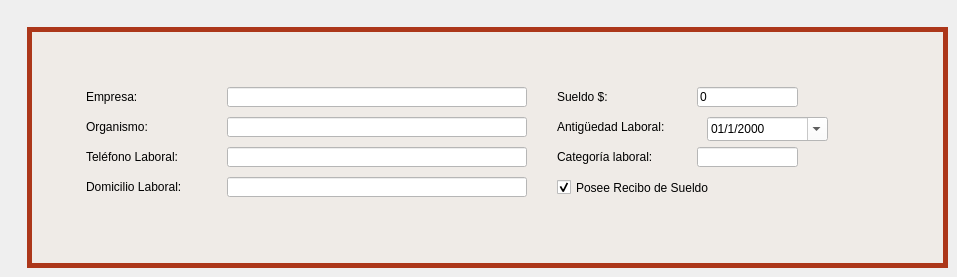
     <widget class="QWidget" name="tab_5">
      <attribute name="icon">
       <iconset>
        <normalon>Íconos/hombre-en-el-escritorio-de-la-oficina-con-un-ordenador.png</normalon>
       </iconset>
      </attribute>
      <attribute name="title">
       <string>Datos laborales</string>
      </attribute>
      <widget class="QGroupBox" name="groupBox_2">
       <property name="geometry">
        <rect>
         <x>27</x>
         <y>27</y>
         <width>921</width>
         <height>241</height>
        </rect>
       </property>
       <property name="styleSheet">
        <string notr="true">QGroupBox{
background-color: rgb(239, 235, 231);
border-style: solid;
border-width: 5px;
border-color: rgb(172, 55, 26);
}

QLabel{
background-color: rgb(239, 235, 231);
}

QLineEdit{
background-color: rgb(255, 255, 255);
}

QTextEdit{
background-color: rgb(255, 255, 255);
}

QComboBox{
background-color: rgb(255, 255, 255);
}

QDateEdit{
background-color: rgb(255, 255, 255);
}

</string>
       </property>
       <property name="title">
        <string/>
       </property>
       <widget class="QLineEdit" name="lne_organismo">
        <property name="geometry">
         <rect>
          <x>200</x>
          <y>90</y>
          <width>300</width>
          <height>20</height>
         </rect>
        </property>
        <property name="text">
         <string/>
        </property>
       </widget>
       <widget class="QLineEdit" name="lne_sueldo">
        <property name="geometry">
         <rect>
          <x>670</x>
          <y>60</y>
          <width>101</width>
          <height>20</height>
         </rect>
        </property>
        <property name="text">
         <string>0</string>
        </property>
       </widget>
       <widget class="QLineEdit" name="lne_categoria">
        <property name="geometry">
         <rect>
          <x>670</x>
          <y>120</y>
          <width>101</width>
          <height>20</height>
         </rect>
        </property>
        <property name="text">
         <string/>
        </property>
       </widget>
       <widget class="QLineEdit" name="lne_telefono_laboral">
        <property name="geometry">
         <rect>
          <x>200</x>
          <y>120</y>
          <width>300</width>
          <height>20</height>
         </rect>
        </property>
        <property name="text">
         <string/>
        </property>
       </widget>
       <widget class="QLineEdit" name="lne_ocupacion">
        <property name="geometry">
         <rect>
          <x>200</x>
          <y>60</y>
          <width>300</width>
          <height>20</height>
         </rect>
        </property>
        <property name="text">
         <string/>
        </property>
       </widget>
       <widget class="QLabel" name="label_18">
        <property name="geometry">
         <rect>
          <x>530</x>
          <y>90</y>
          <width>131</width>
          <height>20</height>
         </rect>
        </property>
        <property name="text">
         <string>Antigüedad Laboral:</string>
        </property>
       </widget>
       <widget class="QLabel" name="label_16">
        <property name="geometry">
         <rect>
          <x>59</x>
          <y>150</y>
          <width>161</width>
          <height>20</height>
         </rect>
        </property>
        <property name="text">
         <string>Domicilio Laboral:</string>
        </property>
       </widget>
       <widget class="QLabel" name="label_17">
        <property name="geometry">
         <rect>
          <x>59</x>
          <y>120</y>
          <width>141</width>
          <height>20</height>
         </rect>
        </property>
        <property name="text">
         <string>Teléfono Laboral:</string>
        </property>
       </widget>
       <widget class="QCheckBox" name="ckbx_recibo_sueldo_nuevo">
        <property name="geometry">
         <rect>
          <x>530</x>
          <y>150</y>
          <width>211</width>
          <height>21</height>
         </rect>
        </property>
        <property name="text">
         <string>Posee Recibo de Sueldo</string>
        </property>
        <property name="checked">
         <bool>true</bool>
        </property>
       </widget>
       <widget class="QLabel" name="label_19">
        <property name="geometry">
         <rect>
          <x>530</x>
          <y>60</y>
          <width>80</width>
          <height>20</height>
         </rect>
        </property>
        <property name="text">
         <string>Sueldo $:</string>
        </property>
       </widget>
       <widget class="QLabel" name="label_15">
        <property name="geometry">
         <rect>
          <x>59</x>
          <y>90</y>
          <width>80</width>
          <height>20</height>
         </rect>
        </property>
        <property name="text">
         <string>Organismo: </string>
        </property>
       </widget>
       <widget class="QLineEdit" name="lne_domicilio_laboral">
        <property name="geometry">
         <rect>
          <x>200</x>
          <y>150</y>
          <width>300</width>
          <height>20</height>
         </rect>
        </property>
        <property name="text">
         <string/>
        </property>
       </widget>
       <widget class="QLabel" name="label_21">
        <property name="geometry">
         <rect>
          <x>530</x>
          <y>120</y>
          <width>121</width>
          <height>20</height>
         </rect>
        </property>
        <property name="text">
         <string>Categoría laboral: </string>
        </property>
       </widget>
       <widget class="QLabel" name="label_14">
        <property name="geometry">
         <rect>
          <x>59</x>
          <y>60</y>
          <width>80</width>
          <height>20</height>
         </rect>
        </property>
        <property name="text">
         <string>Empresa:</string>
        </property>
       </widget>
       <widget class="QDateEdit" name="lne_antiguedad">
        <property name="geometry">
         <rect>
          <x>680</x>
          <y>90</y>
          <width>121</width>
          <height>24</height>
         </rect>
        </property>
        <property name="displayFormat">
         <string>dd/M/yyyy</string>
        </property>
        <property name="calendarPopup">
         <bool>true</bool>
        </property>
       </widget>
      </widget>
     </widget>
